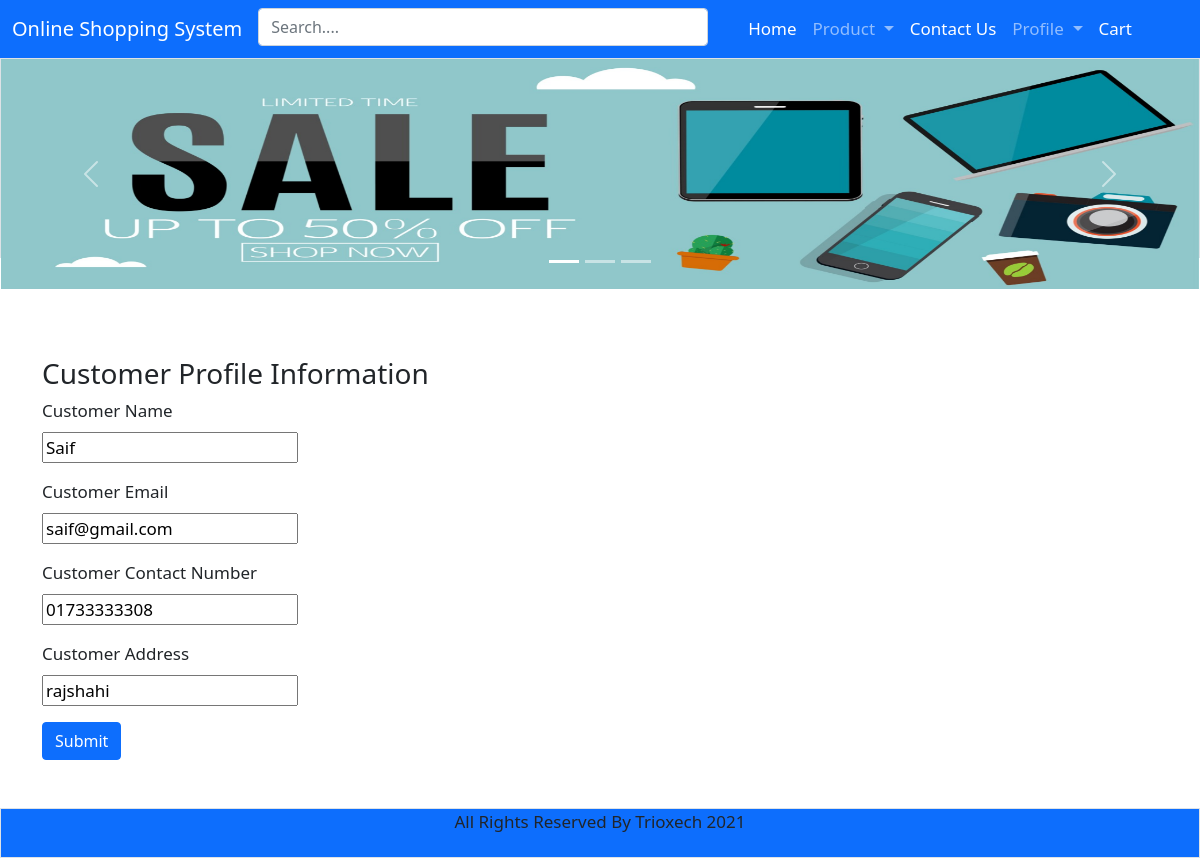
/customer/customer_dashboard.php (signed in), run on the app's committed database.
### tables this page shows
CREATE TABLE `customer` (
  `id` int(11) NOT NULL,
  `customer_id` varchar(255) NOT NULL,
  `customer_name` varchar(70) NOT NULL,
  `customer_contact_number` varchar(70) DEFAULT NULL,
  `customer_address` varchar(70) DEFAULT NULL,
  `user_id` varchar(255) DEFAULT NULL
);

### includes/function_inc.php (called while the page is built, shortened)
<?php
function getCustomerInfo($conn, $userId)
{
    $sql = "SELECT customer_id, customer_name, customer_contact_number,customer_address
            FROM customer
            WHERE user_id='$userId'";
    $res = mysqli_query($conn, $sql);
    $customerInformation = '';
    if ($res->num_rows > 0) {
        while ($row = $res->fetch_assoc()) {
            $customerInformation = array('customer_id' => $row['customer_id'], 'customer_name' => $row['customer_name'], 'customer_contact_number' => $row['customer_contact_number'], 'customer_address' => $row['customer_address'], 'customer_email' => '');
        }
    }
    $sql = "SELECT user_email
            FROM users
            WHERE user_id='$userId'";
    $res = mysqli_query($conn, $sql);
    if ($res->num_rows > 0) {
        while ($row = $res->fetch_assoc()) {
            $customerInformation['customer_email'] = $row['user_email'];
        }
    }
    return $customerInformation;
}

### customer/customer_dashboard.php (the view, shortened to what this page needs)
<?php
include_once '../header.php';
include_once '../includes/dbh_inc.php';
include_once '../includes/function_inc.php';
$customerInformation = getCustomerInfo($conn, $_SESSION['user_id']);
?>
<div class="customer-dashboard container">
    <br> <br>
    <h3>Customer Profile Information</h3>
    <form action="/online_shopping_system/includes/customer_inc/customer_update_info_inc.php" method="POST">
        <div class="mb-3">
            <label class="form-label">Customer Name</label> <br>
            <input type="text" name="customer_name" value="<?php echo $customerInformation['customer_name']; ?>">
        </div>
        <div class="mb-3">
            <label class="form-label">Customer Email</label> <br>
            <input type="text" name="customer_email" value="<?php echo $customerInformation['customer_email']; ?>">
        </div>
        <div class="mb-3">
            <label class="form-label">Customer Contact Number</label> <br>
            <?php
            if ($customerInformation['customer_contact_number'] == '') {
            ?>
                <input type="text" name="customer_contact_number" placeholder="Please Set Contact Number">
            <?php } else {
            ?>
                <input type="text" name="customer_contact_number" value="<?php echo $customerInformation['customer_contact_number']; ?>">
            <?php
            }
            ?>
        </div>
        <div class="mb-3">
            <label class="form-label">Customer Address</label> <br>
            <?php
            if ($customerInformation['customer_address'] == '') {
            ?>
                <input type="text" name="customer_address" placeholder="Please Set Address">
            <?php } else {
            ?>
                <input type="text" name="customer_address" value="<?php echo $customerInformation['customer_address'] ?>">
            <?php }
            ?>
        </div>
        <button type="submit" class="btn btn-primary" name="customer_update">Submit</button>
    </form>
</div>
<?php
include_once '../footer.php';
?>

### header.php (style rules this page uses)
body { font-size: 17px; }

### data on the page
customer: customer_name "Saif", customer_contact_number "01733333308", customer_address "rajshahi"
